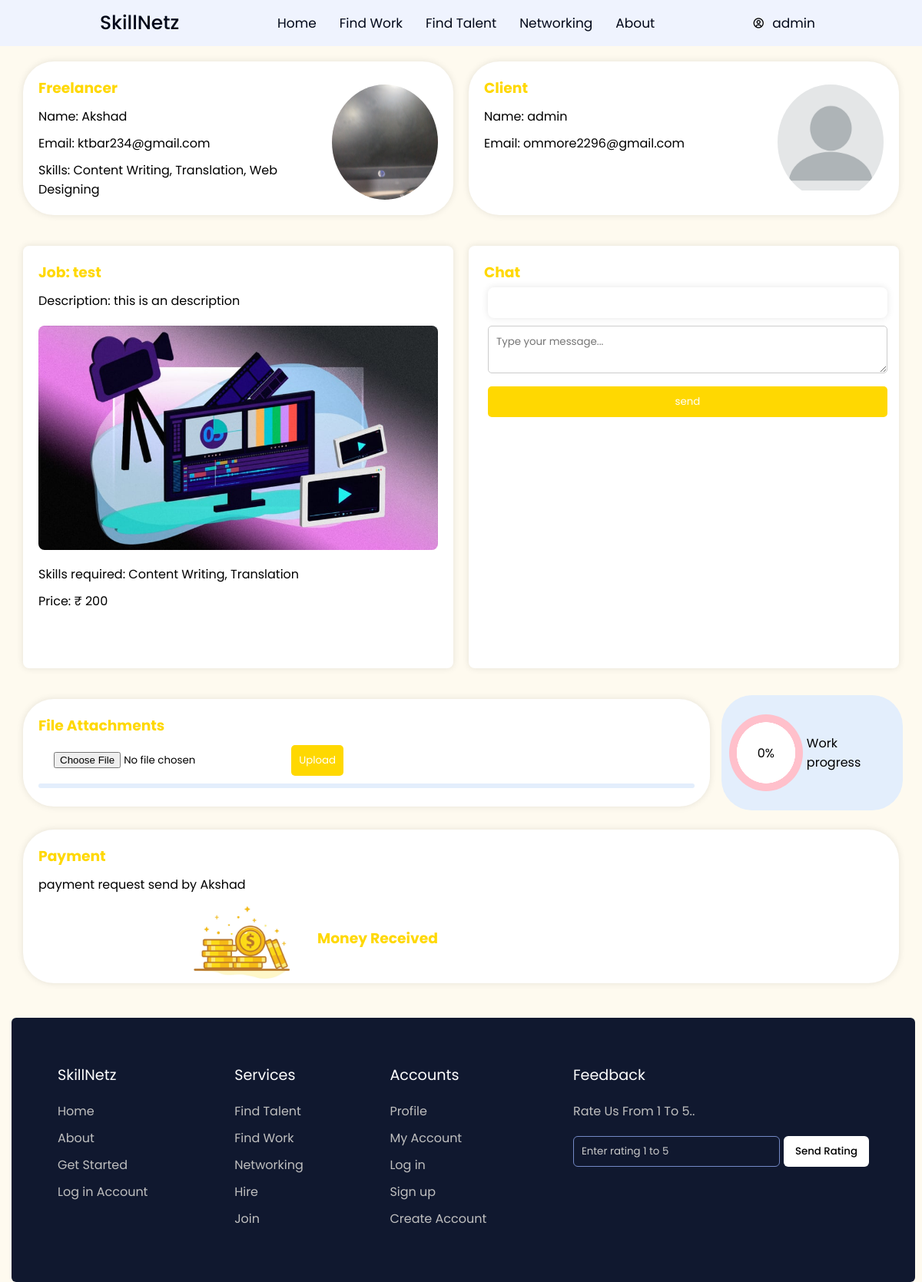
The app's page /dashboard/11 (signed in) with its own data.
### skillnetz/models.py (models this page shows, shortened)
class CustomUser(AbstractUser):
    ROLE_CHOICES = (
    ("freelancer", "Freelancer"),
    ("client", "Client"),
    ("admin","Admin"))
    role = models.CharField(max_length=20,choices=ROLE_CHOICES,default="admin")
    linkedin_id = models.CharField(null=True,blank=True,max_length=20)
    paypal_id = models.CharField(null=True,blank=True,max_length=50)
    dp_img = models.ImageField(upload_to="img",blank=True,null=True,default="img/dp.jpg")
    skill = models.ManyToManyField("Skills",blank=True)

class ActiveJob(models.Model):
    job_title = models.CharField(max_length=50)
    skill = models.ManyToManyField("Skills")
    price = models.CharField(max_length=50)
    description = models.TextField()
    post_date = models.DateField(null=True,blank=True,auto_now_add=True)
    job_image = models.ImageField(upload_to="job_images/",null=True,blank=True)
    post_by = models.ForeignKey(CustomUser,on_delete=models.CASCADE)
    assign_to =models.ForeignKey(CustomUser,on_delete=models.CASCADE,related_name='assign',null=True,blank=True)

class Skills(models.Model):
    name = models.CharField(max_length=100)

### skillnetz/views.py (the view)
# urls.py: path('dashboard/<int:job_id>',views.dashboard,name="dashboard"),
def dashboard(request,job_id):
    job = get_object_or_404(ActiveJob, pk=job_id)
    if request.user==job.assign_to:
        has_applied = PaymentApplication.objects.filter(job=job)
        payment_done = Payment.objects.filter(job=job)
        chat = Message.objects.filter(job=job).order_by('timestamp')
        my_file = Fileattachment.objects.filter(job=job)
        if has_applied:
            for payment in has_applied:
                value=payment.is_accepted
        else:
            value= False
        if payment_done:
            for pay in payment_done:
                value1=pay.successful
        else:
            value1= False
        return render(request,"freelancerdashborad.html",{'data': job,'messages': chat,'has_applied':has_applied,'payment_done':payment_done,'my_file': my_file,'value':value,'value1':value1})
    elif request.user==job.post_by:
        request_payemnt = PaymentApplication.objects.filter(job=job)
        payment_done = Payment.objects.filter(job=job)
        chat = Message.objects.filter(job=job).order_by('timestamp')
        my_file = Fileattachment.objects.filter(job=job)
        works = Work.objects.filter(job=job)
        if works:
            for work in works:
                work_value=work.work
        else:
            work_value="0"
        paisa_price=int(job.price)*100
        if request.method == "POST":
            amount = job.price
            client = razorpay.Client(
                auth=(settings.RAZORPAY_KEY_ID, settings.RAZORPAY_KEY_SECRET))
            payment = client.order.create({'amount': amount*100, 'currency': 'INR',
                                       'payment_capture': '1'})
        return render(request,"clientdashborad.html",{'data': job,'messages': chat,'payment_done':payment_done,'request_payemnt':request_payemnt,'my_file': my_file,'work_value':work_value,'paisa_price':paisa_price})
    else:
        return HttpResponse("You are not an client or an freelancer of this active job")

### skillnetz/templates/clientdashborad.html (shortened to what this page needs)
<!DOCTYPE html>
<html lang="en">
    {% load static %}
<head>
    <link href='https://unpkg.com/boxicons@2.1.1/css/boxicons.min.css' rel='stylesheet'>
</head>
<body>
    <nav>
        <div class="nav-bar">
            <span class="logo navLogo"><a href="{% url 'home' %}">SkillNetz</a></span>
            <div class="menu">
                <ul class="nav-links">
                    <li><a href="{% url 'home' %}">Home</a></li>
                    <li><a href="{% url 'findwork' %}">Find Work</a></li>
                    <li><a href="{% url 'findtalent' %}">Find Talent</a></li>
                    <li><a href="{% url 'mynetwork' %}">Networking</a></li>
                    <li><a href="{% url 'about' %}">About</a></li>
                </ul>
            </div>
            <div class="darkLight-searchBox">
              {% if user.is_authenticated %}
              <div class="dark-light" onclick="showprofile()">
                <ul class="nav-links">
                  <i class='bx bx-user-circle'></i>
                  <a>{{user.first_name}}</a></ul>
              </div>
                {% endif %}
            </div>
      </div>
    </nav>
    <br>
    <br>
<div class="main-container">
<div class="container">
    <div class="left-column">
        <div class="freelancer-info">
            <div class="free-info">
            <h3 class="heading-text">Freelancer</h3>
            <p class="msg-text">Name: {{ data.assign_to.first_name }}</p>
            <p class="msg-text">Email: {{ data.assign_to.email }}</p>
            <p class="msg-text">Skills: {% for skill in data.assign_to.skill.all %}{{ skill.name }}{% if not forloop.last %}, {% endif %}{% endfor %}</p>
            </div>
            <div class="dp">
            <img src="{{ data.assign_to.dp_img.url }}" alt="sample-one.jpeg">
            </div>
        </div>
    </div>
    <div class="right-column">
        <div class="client-info">
            <div class="cli-info">
            <h3 class="heading-text">Client</h3>
            <p class="msg-text">Name: {{ data.post_by.first_name }}</p>
            <p class="msg-text">Email: {{ data.post_by.email }}</p>
            </div>
            <div class="dp">
            <img src="{{ data.post_by.dp_img.url }}" alt="sample-one.jpeg">
            </div>
        </div>
    </div>
</div>
<div class="container">
    <div class="left-column">
        <div class="job-details">
            <h3 class="heading-text">Job: {{ data.job_title }}</h3>
            <p class="msg-text">Description: {{ data.description }}</p>
            <img src="{{ data.job_image.url }}" alt="{{ data.job_title }} Image" class="job-image" style="max-width: 100%;">
            <p class="msg-text">Skills required: {% for skill in data.skill.all %}{{ skill.name }}{% if not forloop.last %}, {% endif %}{% endfor %}</p>
            <p class="msg-text">Price: ₹ {{ data.price }}</p>
        </div>
    </div>
    <div class="right-column">
        <div class="communication">
            <h3 class="heading-text">Chat</h3>
            <div class="message-container">
            </div>
            <form method="POST" action="{% url 'chat_submit' data.id %}">
            <textarea class="chat-msg" id="message-input" name="msg" placeholder="Type your message..."></textarea>
            <input type="submit" value="send" name="chat-msg" class="send-msg"></input>
            </form>
        </div>
    </div>
</div>
<div class="container">
    <div class="left-column">
        <div class="flexxing">
            <div class="file-attachments">
            <h3 class="heading-text">File Attachments</h3>
            <form method="POST" action="{% url 'file_submit' data.id %}" enctype="multipart/form-data">
            <input class="file-input" type="file" id="file-input" name="file">
            <input type="submit" class="file-up" value="Upload">
            </form>
            <div class="file" id="file-list">
            </div>
        </div>
        <div class="pro-div">
            <div class="progress-bar">
            </div>
            <p style="margin: 5px;">Work progress</p>
            </div>
        </div>
    </div>
</div>
{% if request_payemnt %}
<div class="payment-info">
    <h3 class="heading-text">Payment</h3>
    <p> payment request send by {{ data.assign_to.first_name }}</p>
    {% if payment_done %}
        <div class="full">
            <div class="coin">
                <img src="{% static 'home-img/coin.jpg' %}" alt="sample-one.jpeg">
            </div>
            <div class="rec-msg">
                <h3>Money Received</h3>
            </div>
        </div>
    {% endif %}
</div>
{% endif %}
</div>
<section class="footer">
    <div class="footer-row">
      <div class="footer-col">
        <h4>SkillNetz</h4>
        <ul class="links">
          <li><a href="{% url 'home' %}">Home</a></li>
          <li><a href="{% url 'about' %}">About</a></li>
          <li><a href="{% url 'signup' %}">Get Started</a></li>
          <li><a href="{% url 'login' %}">Log in Account</a></li>
        </ul>
      </div>
      <div class="footer-col">
        <h4>Services</h4>
        <ul class="links">
          <li><a href="{% url 'findtalent' %}">Find Talent</a></li>
          <li><a href="{% url 'findwork' %}">Find Work</a></li>
          <li><a href="{% url 'mynetwork' %}">Networking</a></li>
          <li><a href="{% url 'findtalent' %}">Hire</a></li>
          <li><a href="{% url 'signup' %}">Join</a></li>
        </ul>
      </div>
      <div class="footer-col">
        <h4>Accounts</h4>
        <ul class="links">
          <li><a href="{% url 'mynetwork' %}">Profile</a></li>
          <li><a href="{% url 'mynetwork'  %}">My Account</a></li>
          <li><a href="{% url 'login' %}">Log in</a></li>
          <li><a href="{% url 'signup' %}">Sign up</a></li>
          <li><a href="{% url 'signup' %}">Create Account</a></li>
        </ul>
      </div>
      <div class="footer-col">
        <h4>Feedback</h4>
        <p>
          Rate Us From 1 To 5..
        </p>
        <form action="#">
          <input type="text" placeholder="Enter rating 1 to 5" required>
          <button type="submit">Send Rating</button>
        </form>
      </div>
    </div>
  </section>
</body>
</html>

### records on screen
CustomUser: first_name "admin"
ActiveJob: assign_to.first_name "Akshad", assign_to.email "ktbar234@gmail.com", assign_to.dp_img (picture), post_by.first_name "admin", post_by.email "ommore2296@gmail.com", post_by.dp_img (picture), job_title "test", description "this is an description", job_image (picture), price "200"
Skills: name "Content Writing"
Skills: name "Translation"
Skills: name "Web Designing"
